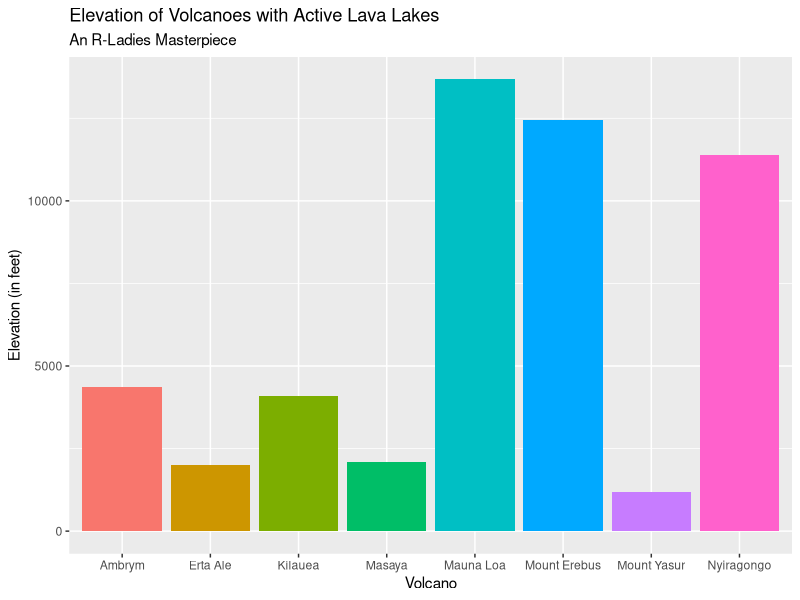
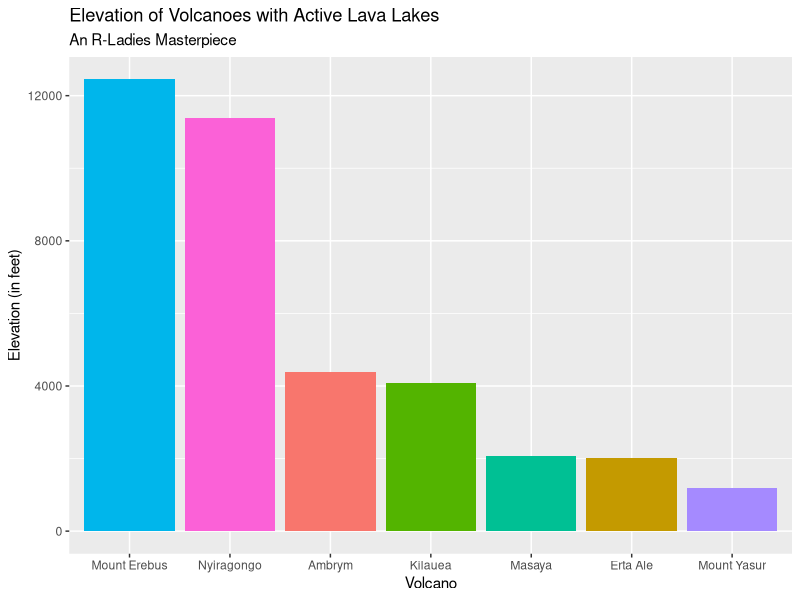
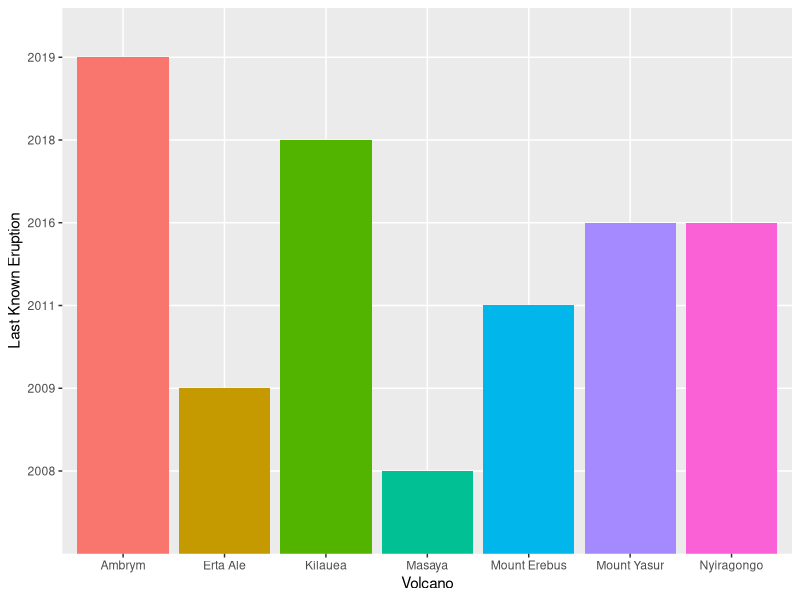
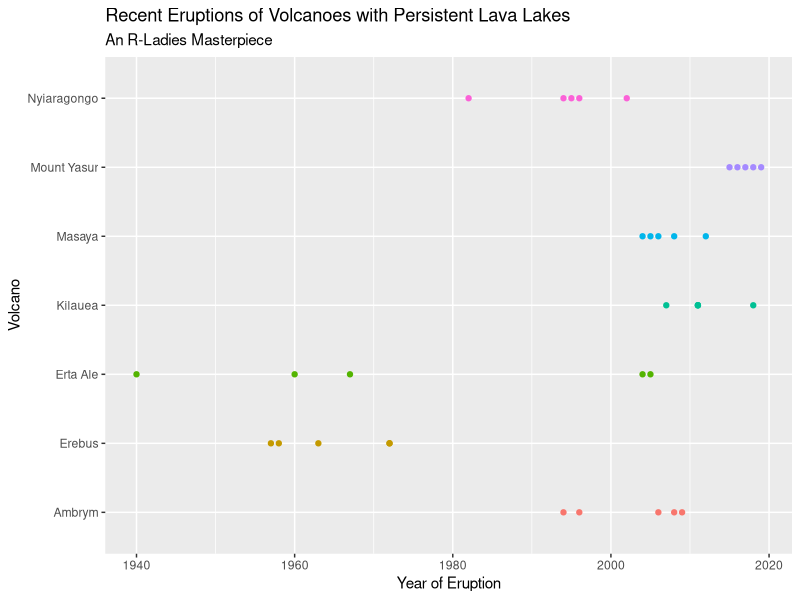

Write the R code that produced these figures, in order.
## ---- chunk 1
knitr::opts_chunk$set(echo = TRUE)
## ---- chunk 2
volcano <- c('Erta Ale', 'Ambrym', 'Mount Yasur', 'Mount Erebus', 'Kilauea', 'Nyiragongo', 'Masaya', 'Mauna Loa')
location <- c('Ethiopia','Vanuatu','Vanuatu','Antarctica','United States', 'Democratic Republic of the Congo','Nicaragua', 'United States')
elevation <- c(2011, 4377, 1184, 12448, 4091, 11385, 2083, 13678)
eruption <- c('2009', '2019', '2016', '2011', '2018', '2016', '2008', '1984')

volcData <- data.frame(volcano, location, elevation, eruption)
## ---- chunk 3
library(ggplot2)
ggplot(data=volcData, aes(x=volcano, y=elevation, fill=volcano)) +
  geom_bar(stat="identity") + 
  ggtitle("Elevation of Volcanoes with Active Lava Lakes", subtitle="An R-Ladies Masterpiece") + 
  ylab("Elevation (in feet)") + 
  xlab ("Volcano") + 
  theme(legend.position = "none")

## ---- chunk 4
#git -A
#git commit -a -m "add initial lava lake bar chart" 
  #Remember, our commit message is a breadcrumb for us to remember why we made this commit
#git push origin master

## ---- chunk 5
library(dplyr)
volcData %>%
  filter (volcano != "Mauna Loa") -> lavaData
## ---- chunk 6
ggplot(data=lavaData, aes(x= reorder (volcano, -elevation), y=elevation, fill=volcano)) +
  geom_bar(stat="identity") + 
  ggtitle("Elevation of Volcanoes with Active Lava Lakes", subtitle="An R-Ladies Masterpiece") + 
  ylab("Elevation (in feet)") + 
  xlab ("Volcano") + 
  theme(legend.position="none")
## ---- chunk 7
#git -A
#git commit -a -m "add revised lava lake bar chart that omits Mauna Loa" 
#git push origin master
## ---- chunk 8
ggplot(data=lavaData, aes(x=volcano, y=eruption, fill= volcano)) +
  geom_bar(stat = "identity") + 
  ylab("Last Known Eruption") + 
  xlab ("Volcano") +
  theme(legend.position="none")

## ---- chunk 9
library(readxl)
eruptionData <- read_xlsx("volcano.xlsx")
## ---- chunk 10
eruptionData %>%
  filter (volcano != "Mauna Loa") -> lavaEruptData
## ---- chunk 11
ggplot(data=lavaEruptData, aes(y=volcano, x=eruption, color= volcano, position="dodge")) +
  geom_point() + 
  ggtitle("Recent Eruptions of Volcanoes with Persistent Lava Lakes", subtitle="An R-Ladies Masterpiece") + 
  ylab("Volcano") + 
  xlab ("Year of Eruption") + 
  theme(legend.position="none")
  
## ---- chunk 12
#git -A
#git commit -a -m "added new section to include recent eruption scatterplot" 
#git push origin master
